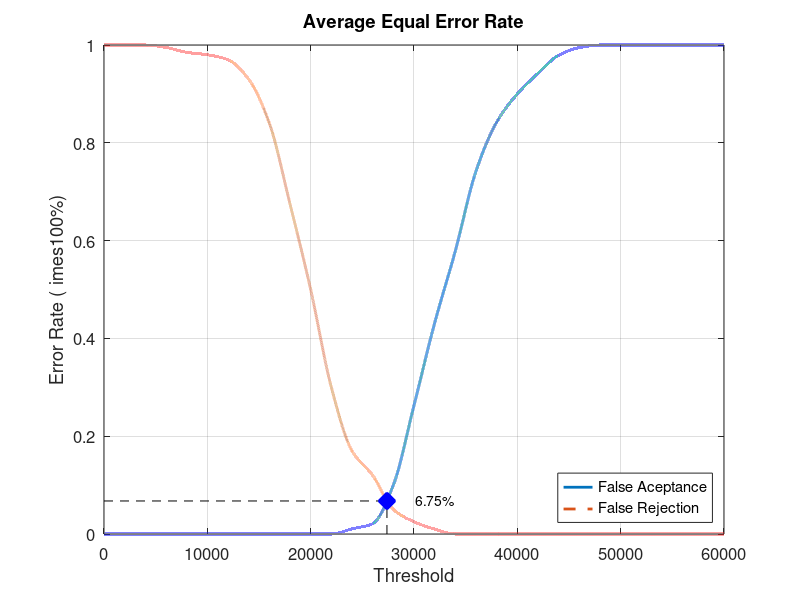
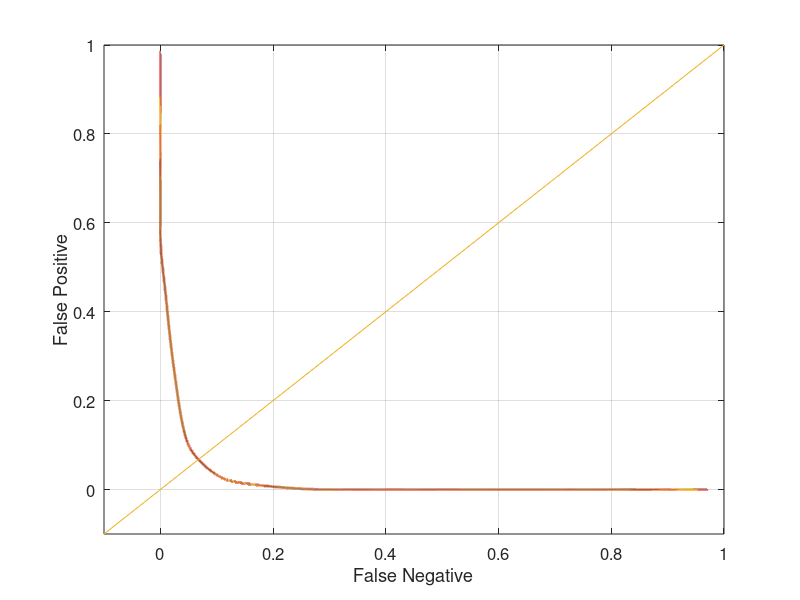

Recreate these plots in MATLAB, in order.
close all;
clear;
clc;
x = 0:2000:60000;
xq = 0:0.5:60000;

y0 = [0 0 0 0 0 0 0 0 0 0 0 0 0.0105263 0.0210526 0.1 0.263158 0.431579 0.578947 0.742105 0.842105 0.9 0.942105 0.978947 0.994737 1 1 1 1 1 1 1]
yy0 = interp1(x, y0, xq, 'pchip');
y1 = [1 1 1 0.995 0.985 0.98 0.97 0.93 0.84 0.675 0.5 0.3 0.17 0.12 0.05 0.025 0.01 0 0 0 0 0 0 0 0 0 0 0 0 0 0]
yy1 = interp1(x, y1, xq, 'pchip');

% Calculating EER: 
y2 = abs(y0 - y1);
find(y2 == min(y2))
yy2 = abs(yy0 - yy1);
xEER = find(yy2 == min(yy2));
xEERIndex = xq(xEER) % X-axis EER
yEER = yy0(xEER) % Y-axis EER

main = figure
plot(xq, yy0,'-','LineWidth', 2);	hold on
plot(xq, yy1,'--','LineWidth', 2);	hold on
plot([xEERIndex xEERIndex], [0 yEER], 'k--');	hold on
plot([0 xEERIndex], [yEER yEER], 'k--');	hold on
plot(xEERIndex, yEER, 'bx', 'LineWidth', 10);	hold on
text(xEERIndex + 10 * xEERIndex / 100, yEER, [num2str(round((10000 * yEER)) / 100) '%'])
legend('False Aceptance', 'False Rejection', 'Location', 'SouthEast')
xlabel('Threshold')
ylabel('Error Rate (	imes100%)')
title('Average Equal Error Rate')
set(gca, 'FontSize', 12)
axis([0 60000 0 1])
grid on

print(main, 'Database3_1Main', '-dpng');
FNRxFPR = figure('Color', [1 1 1]);
plot(yy1, yy0, '-', yy1, yy0, 'LineWidth', 2);
hold on
y = -0.1:0.1:1
plot(y, y); 
set(gca, 'FontSize', 12)
xlabel('False Negative')
ylabel('False Positive')
axis([-0.1 1 -0.1 1])
set(gca, 'FontSize', 12)
grid on

print(FNRxFPR, 'Database3_1FNRxFPR','-dpng');
